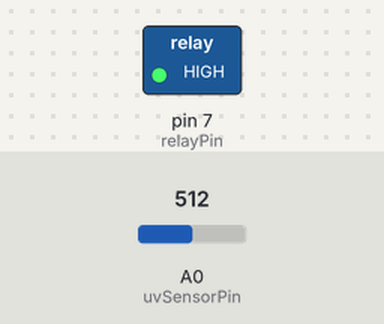
Recording of a sketch running on a simulated Arduino Uno, built with avr-gcc and run on an emulated ATmega328P. Shown: switched loads named in the sketch (green lamp = pin HIGH). The inputs (shaded band) are chosen by the test bench; at power-on: A0 (uvSensorPin) = 512. What the sketch prints to the serial monitor is not drawn.

Above: at 0.1 s.
Timing chart, 0 to 1.6 s (numbered marks = the images above):
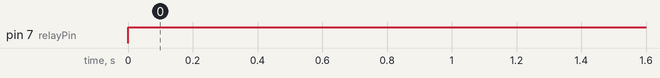

Measured:
- by itself, pin 7 (relayPin): LOW → HIGH at 0.00 s

The sketch:

SolSenseKode.ino
```cpp
const int uvSensorPin = A0;
const int relayPin = 7;

unsigned long timerStart = 0;
bool timerActive = false;

const unsigned long delayTime = 900000; // 15 minutter

void setup() {
  Serial.begin(9600);
  pinMode(relayPin, OUTPUT);
  digitalWrite(relayPin, LOW); // Starter med relæ SLUKKET (lampen slukket)
}

void loop() {
  int uvAnalogValue = analogRead(uvSensorPin);
  float voltage = (uvAnalogValue / 1023.0) * 5.0;
  float uvIndex = voltage * 10.0;

  Serial.print("UV-indeks: ");
  Serial.println(uvIndex, 2);

  if (uvIndex >= 3.0 && !timerActive) {
    timerActive = true;
    timerStart = millis();
    digitalWrite(relayPin, HIGH); // TÆNDER relæet = lampen tændes via NO
    Serial.println("Lampen TÆNDES i 15 minutter");
  }

  if (timerActive && millis() - timerStart >= delayTime) {
    timerActive = false;
    digitalWrite(relayPin, LOW); // SLUKKER relæet = lampen slukker
    Serial.println("15 minutter gået – lampen SLUKKES");
  }

  delay(500);
}
```
